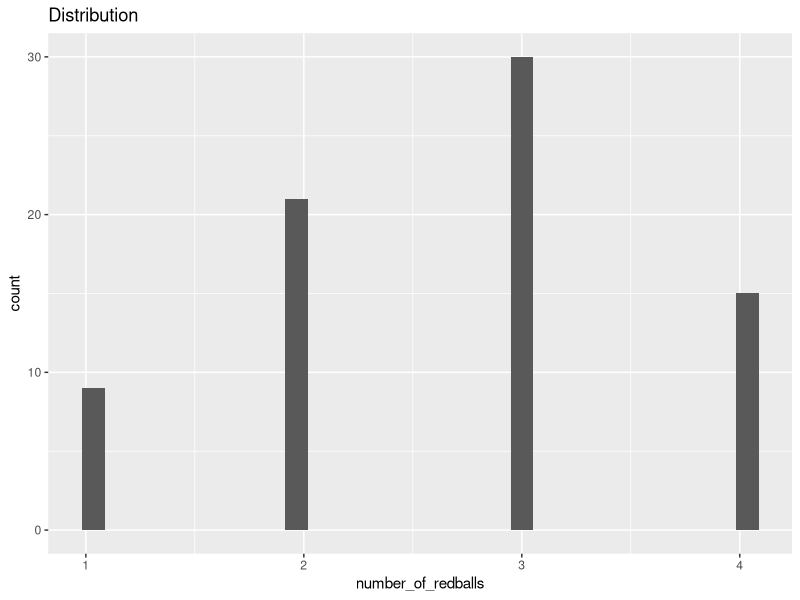

Write R code to recreate this figure.
library(ggplot2)
install.packages("ggthemes")
library(ggthemes)
games<- 75

balls<- c(1,1,1,0,0)
number_of_redballs<-vector(mode="integer",length=games)

for(n in 1:games)
{
  s=sample(balls,4,replace = TRUE)
  number_of_redballs[n]=sum(s)
}

table(number_of_redballs)

qplot(number_of_redballs)+ 
  xlab("number_of_redballs")+ylab("count")+ ggtitle("Distribution")
